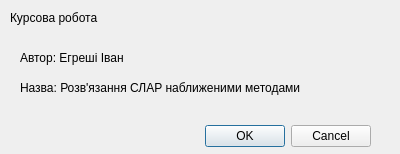
<?xml version="1.0" encoding="UTF-8"?>
<ui version="4.0">
 <class>AboutDialog</class>
 <widget class="QDialog" name="AboutDialog">
  <property name="geometry">
   <rect>
    <x>0</x>
    <y>0</y>
    <width>400</width>
    <height>154</height>
   </rect>
  </property>
  <property name="windowTitle">
   <string>Про програму</string>
  </property>
  <widget class="QDialogButtonBox" name="buttonBox">
   <property name="geometry">
    <rect>
     <x>30</x>
     <y>120</y>
     <width>341</width>
     <height>32</height>
    </rect>
   </property>
   <property name="orientation">
    <enum>Qt::Horizontal</enum>
   </property>
   <property name="standardButtons">
    <set>QDialogButtonBox::Cancel|QDialogButtonBox::Ok</set>
   </property>
  </widget>
  <widget class="QLabel" name="label">
   <property name="geometry">
    <rect>
     <x>20</x>
     <y>50</y>
     <width>141</width>
     <height>16</height>
    </rect>
   </property>
   <property name="text">
    <string>Автор: Егреші Іван</string>
   </property>
  </widget>
  <widget class="QLabel" name="label_2">
   <property name="geometry">
    <rect>
     <x>20</x>
     <y>80</y>
     <width>291</width>
     <height>16</height>
    </rect>
   </property>
   <property name="text">
    <string>Назва: Розв'язання СЛАР наближеними методами</string>
   </property>
  </widget>
  <widget class="QLabel" name="label_3">
   <property name="geometry">
    <rect>
     <x>10</x>
     <y>10</y>
     <width>181</width>
     <height>16</height>
    </rect>
   </property>
   <property name="text">
    <string>Курсова робота</string>
   </property>
  </widget>
 </widget>
 <resources/>
 <connections>
  <connection>
   <sender>buttonBox</sender>
   <signal>accepted()</signal>
   <receiver>AboutDialog</receiver>
   <slot>accept()</slot>
   <hints>
    <hint type="sourcelabel">
     <x>248</x>
     <y>254</y>
    </hint>
    <hint type="destinationlabel">
     <x>157</x>
     <y>274</y>
    </hint>
   </hints>
  </connection>
  <connection>
   <sender>buttonBox</sender>
   <signal>rejected()</signal>
   <receiver>AboutDialog</receiver>
   <slot>reject()</slot>
   <hints>
    <hint type="sourcelabel">
     <x>316</x>
     <y>260</y>
    </hint>
    <hint type="destinationlabel">
     <x>286</x>
     <y>274</y>
    </hint>
   </hints>
  </connection>
 </connections>
</ui>
